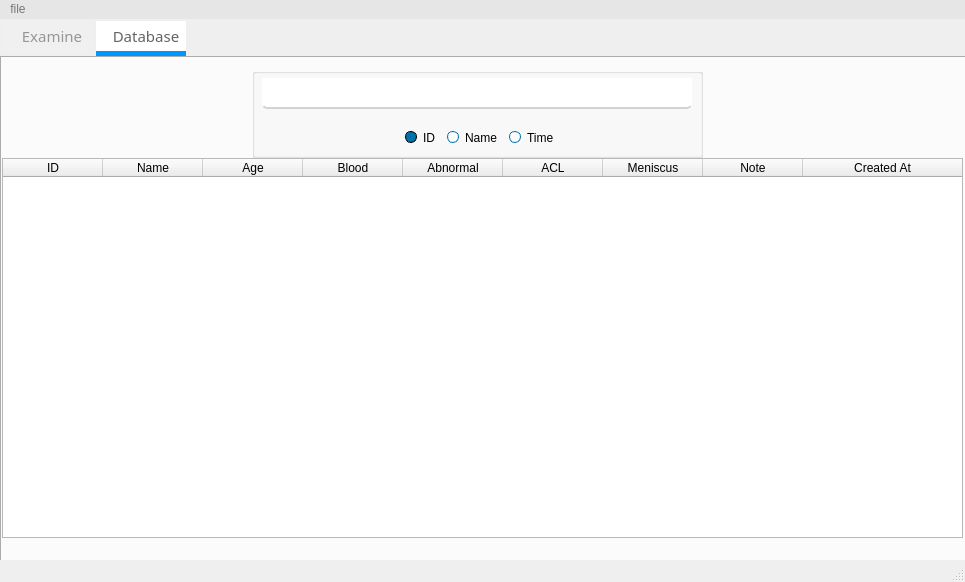
<?xml version="1.0" encoding="UTF-8"?>
<ui version="4.0">
 <class>MainWindow</class>
 <widget class="QMainWindow" name="MainWindow">
  <property name="geometry">
   <rect>
    <x>0</x>
    <y>0</y>
    <width>965</width>
    <height>582</height>
   </rect>
  </property>
  <property name="sizePolicy">
   <sizepolicy hsizetype="Minimum" vsizetype="Minimum">
    <horstretch>0</horstretch>
    <verstretch>0</verstretch>
   </sizepolicy>
  </property>
  <property name="windowTitle">
   <string>I MRI-Scan</string>
  </property>
  <property name="windowIcon">
   <iconset>
    <normaloff>../resources/icons8-neuroscience-experiment-50.png</normaloff>../resources/icons8-neuroscience-experiment-50.png</iconset>
  </property>
  <property name="styleSheet">
   <string notr="true">QPushButton
{
border: 0px solid lightgrey;
color:white;
}
QPushButton:hover
{
border: 1px solid rgb(0, 120, 210);
}

QPushButton:pressed
{
border: 1px solid lightgrey;
color:white;
background:rgb(0, 53, 100);
}

QPlainTextEdit
{
color:rgb(20,20,20);
background-color:white;
border: solid lightgrey;
border-width: 0 0 2px 0;
border-bottom-left-radius: 5;
border-bottom-right-radius: 5;
}

QSpinBox {
background-color:rgb(255, 255, 255);
padding: 1px 0px 1px 3px;
border: 1px solid rgb(0,115,170);
border-bottom-left-radius: 5;
border-bottom-right-radius: 5;
border-top-left-radius: 5;
border-top-right-radius: 5;
 }
QSpinBox::down-button{
border: 0px;
}
QSpinBox::up-button{
border: 0px;
}

QComboBox
{

background-color:rgb(255, 255, 255);
padding: 1px 0px 1px 3px;
border: 1px solid rgb(0,115,170);
border-bottom-left-radius: 5;
border-bottom-right-radius: 5;
border-top-left-radius: 5;
border-top-right-radius: 5;
}

QComboBox:hover
{
color:rgb(0,115,170);
background-color: white;
}

QComboBox:selected
{
selection-background-color: rgb(255, 255, 255);
}

QComboBox::drop-down {border-width: 0px;}

QTextEdit{
border-bottom-left-radius: 5;
border-bottom-right-radius: 5;
border-top-left-radius: 5;
border-top-right-radius: 5;
}


QRadioButton::indicator::unchecked
{
 border: 1px solid rgb(0,115,170);
 border-radius: 6px;
 background-color: white; 
width: 10px; 
height: 10px;
 margin-left: 5px;}

QRadioButton::indicator::checked
{
 border: 1px solid black;
 border-radius: 6px;
 background-color: rgb(0,115,170);
 width: 10px;
height: 10px; 
margin-left: 5px;}

QTabBar::tab {
color:rgb(150,150,150);
background:rgb(240,240,240);
height:30;
width:80;
border: rgb(240,240,240);
border-width: 0 0 2px 0;
padding-left:10;
margin:2px;
}

QTabBar::tab:selected {
background:white;
color:rgb(100,100,100);
border: solid rgb(0,150,255);
border-width: 0 0 5px 0;
}
QTableWidget QTableCornerButton::section {
background-color: rgb(255, 255, 255);
}

QTabBar::tab:hover{
border: 1px solid #00aaff;
border-width: 1px 1px 2px 1px;
}

QMenuBar
{
color:rgb(120,120,120);
background:rgb(230,230,230);
}
QMenuBar::item:selected
{
color:rgb(100,100,100);
background:rgb(200,200,200);
}

QMenu
{
color:rgb(90,90,90);
background:rgb(230,230,230);
padding: 3;
}
QMenu::item:selected
{
color:rgb(90,90,90);
background:rgb(200,200,200);
}
QMenu::separator {
background:rgb(200,200,200);
height:1px;
}
</string>
  </property>
  <widget class="QWidget" name="centralwidget">
   <widget class="QTabWidget" name="tabWidget">
    <property name="enabled">
     <bool>true</bool>
    </property>
    <property name="geometry">
     <rect>
      <x>0</x>
      <y>0</y>
      <width>980</width>
      <height>550</height>
     </rect>
    </property>
    <property name="font">
     <font>
      <family>Mongolian Baiti</family>
      <pointsize>11</pointsize>
     </font>
    </property>
    <property name="styleSheet">
     <string notr="true"/>
    </property>
    <property name="currentIndex">
     <number>1</number>
    </property>
    <widget class="QWidget" name="home_tab">
     <attribute name="title">
      <string>Examine</string>
     </attribute>
     <widget class="QWidget" name="verticalLayoutWidget">
      <property name="geometry">
       <rect>
        <x>240</x>
        <y>20</y>
        <width>501</width>
        <height>461</height>
       </rect>
      </property>
      <property name="font">
       <font>
        <family>Mongolian Baiti</family>
        <pointsize>11</pointsize>
       </font>
      </property>
      <layout class="QVBoxLayout" name="verticalLayout">
       <item>
        <layout class="QHBoxLayout" name="horizontalLayout">
         <item>
          <widget class="QLabel" name="lbl_name">
           <property name="minimumSize">
            <size>
             <width>100</width>
             <height>0</height>
            </size>
           </property>
           <property name="maximumSize">
            <size>
             <width>16777215</width>
             <height>30</height>
            </size>
           </property>
           <property name="font">
            <font>
             <family>Mongolian Baiti</family>
             <pointsize>11</pointsize>
            </font>
           </property>
           <property name="text">
            <string>Name</string>
           </property>
          </widget>
         </item>
         <item>
          <widget class="QLabel" name="label">
           <property name="maximumSize">
            <size>
             <width>40</width>
             <height>30</height>
            </size>
           </property>
           <property name="font">
            <font>
             <family>Mongolian Baiti</family>
             <pointsize>11</pointsize>
            </font>
           </property>
           <property name="text">
            <string>:</string>
           </property>
          </widget>
         </item>
         <item>
          <widget class="QPlainTextEdit" name="txt_name">
           <property name="maximumSize">
            <size>
             <width>16777215</width>
             <height>30</height>
            </size>
           </property>
           <property name="font">
            <font>
             <family>Mongolian Baiti</family>
             <pointsize>11</pointsize>
            </font>
           </property>
           <property name="styleSheet">
            <string notr="true"/>
           </property>
          </widget>
         </item>
        </layout>
       </item>
       <item>
        <layout class="QHBoxLayout" name="horizontalLayout_3">
         <item>
          <widget class="QLabel" name="lbl_age">
           <property name="minimumSize">
            <size>
             <width>100</width>
             <height>0</height>
            </size>
           </property>
           <property name="maximumSize">
            <size>
             <width>80</width>
             <height>16777215</height>
            </size>
           </property>
           <property name="font">
            <font>
             <family>Mongolian Baiti</family>
             <pointsize>11</pointsize>
            </font>
           </property>
           <property name="text">
            <string>Age</string>
           </property>
          </widget>
         </item>
         <item>
          <widget class="QLabel" name="label_2">
           <property name="font">
            <font>
             <family>Mongolian Baiti</family>
             <pointsize>11</pointsize>
            </font>
           </property>
           <property name="text">
            <string>:</string>
           </property>
          </widget>
         </item>
         <item>
          <widget class="QSpinBox" name="spin_age">
           <property name="minimumSize">
            <size>
             <width>180</width>
             <height>25</height>
            </size>
           </property>
           <property name="font">
            <font>
             <family>Mongolian Baiti</family>
             <pointsize>11</pointsize>
            </font>
           </property>
           <property name="styleSheet">
            <string notr="true"/>
           </property>
           <property name="wrapping">
            <bool>false</bool>
           </property>
           <property name="minimum">
            <number>0</number>
           </property>
           <property name="value">
            <number>0</number>
           </property>
           <property name="displayIntegerBase">
            <number>10</number>
           </property>
          </widget>
         </item>
         <item>
          <spacer name="horizontalSpacer_7">
           <property name="font">
            <font>
             <family>Mongolian Baiti</family>
             <pointsize>11</pointsize>
            </font>
           </property>
           <property name="orientation">
            <enum>Qt::Horizontal</enum>
           </property>
           <property name="sizeHint" stdset="0">
            <size>
             <width>40</width>
             <height>20</height>
            </size>
           </property>
          </spacer>
         </item>
        </layout>
       </item>
       <item>
        <layout class="QHBoxLayout" name="horizontalLayout_2">
         <item>
          <widget class="QLabel" name="lbl_blood">
           <property name="minimumSize">
            <size>
             <width>100</width>
             <height>0</height>
            </size>
           </property>
           <property name="maximumSize">
            <size>
             <width>80</width>
             <height>16777215</height>
            </size>
           </property>
           <property name="font">
            <font>
             <family>Mongolian Baiti</family>
             <pointsize>11</pointsize>
            </font>
           </property>
           <property name="text">
            <string>blood type</string>
           </property>
          </widget>
         </item>
         <item>
          <widget class="QLabel" name="label_3">
           <property name="font">
            <font>
             <family>Mongolian Baiti</family>
             <pointsize>11</pointsize>
            </font>
           </property>
           <property name="text">
            <string>:</string>
           </property>
          </widget>
         </item>
         <item>
          <widget class="QComboBox" name="combo_blood">
           <property name="minimumSize">
            <size>
             <width>180</width>
             <height>25</height>
            </size>
           </property>
           <property name="font">
            <font>
             <family>Mongolian Baiti</family>
             <pointsize>11</pointsize>
            </font>
           </property>
           <property name="styleSheet">
            <string notr="true"/>
           </property>
           <item>
            <property name="text">
             <string>None</string>
            </property>
           </item>
           <item>
            <property name="text">
             <string>A+</string>
            </property>
           </item>
           <item>
            <property name="text">
             <string>A-</string>
            </property>
           </item>
           <item>
            <property name="text">
             <string>B+</string>
            </property>
           </item>
           <item>
            <property name="text">
             <string>B-</string>
            </property>
           </item>
           <item>
            <property name="text">
             <string>AB+</string>
            </property>
           </item>
           <item>
            <property name="text">
             <string>AB-</string>
            </property>
           </item>
           <item>
            <property name="text">
             <string>O+</string>
            </property>
           </item>
           <item>
            <property name="text">
             <string>O-</string>
            </property>
           </item>
          </widget>
         </item>
         <item>
          <spacer name="horizontalSpacer_5">
           <property name="font">
            <font>
             <family>Mongolian Baiti</family>
             <pointsize>11</pointsize>
            </font>
           </property>
           <property name="orientation">
            <enum>Qt::Horizontal</enum>
           </property>
           <property name="sizeHint" stdset="0">
            <size>
             <width>40</width>
             <height>20</height>
            </size>
           </property>
          </spacer>
         </item>
        </layout>
       </item>
       <item>
        <layout class="QHBoxLayout" name="horizontalLayout_4">
         <item>
          <widget class="QLabel" name="lbl_name_2">
           <property name="minimumSize">
            <size>
             <width>100</width>
             <height>0</height>
            </size>
           </property>
           <property name="font">
            <font>
             <family>Mongolian Baiti</family>
             <pointsize>11</pointsize>
            </font>
           </property>
           <property name="text">
            <string>Axial Images</string>
           </property>
          </widget>
         </item>
         <item>
          <widget class="QLabel" name="label_4">
           <property name="font">
            <font>
             <family>Mongolian Baiti</family>
             <pointsize>11</pointsize>
            </font>
           </property>
           <property name="text">
            <string>:</string>
           </property>
          </widget>
         </item>
         <item>
          <spacer name="horizontalSpacer">
           <property name="font">
            <font>
             <family>Mongolian Baiti</family>
             <pointsize>11</pointsize>
            </font>
           </property>
           <property name="orientation">
            <enum>Qt::Horizontal</enum>
           </property>
           <property name="sizeHint" stdset="0">
            <size>
             <width>40</width>
             <height>20</height>
            </size>
           </property>
          </spacer>
         </item>
         <item>
          <widget class="QLabel" name="lbl_axial_counter">
           <property name="font">
            <font>
             <family>Mongolian Baiti</family>
             <pointsize>11</pointsize>
            </font>
           </property>
           <property name="text">
            <string>0 image selected!</string>
           </property>
          </widget>
         </item>
         <item>
          <spacer name="horizontalSpacer_10">
           <property name="orientation">
            <enum>Qt::Horizontal</enum>
           </property>
           <property name="sizeHint" stdset="0">
            <size>
             <width>40</width>
             <height>20</height>
            </size>
           </property>
          </spacer>
         </item>
         <item>
          <widget class="QPushButton" name="btn_axial">
           <property name="minimumSize">
            <size>
             <width>0</width>
             <height>0</height>
            </size>
           </property>
           <property name="maximumSize">
            <size>
             <width>40</width>
             <height>16777215</height>
            </size>
           </property>
           <property name="font">
            <font>
             <family>Mongolian Baiti</family>
             <pointsize>11</pointsize>
            </font>
           </property>
           <property name="styleSheet">
            <string notr="true"/>
           </property>
           <property name="text">
            <string/>
           </property>
           <property name="icon">
            <iconset>
             <normaloff>../resources/icons8-upload-64.png</normaloff>../resources/icons8-upload-64.png</iconset>
           </property>
           <property name="iconSize">
            <size>
             <width>35</width>
             <height>25</height>
            </size>
           </property>
          </widget>
         </item>
        </layout>
       </item>
       <item>
        <layout class="QHBoxLayout" name="horizontalLayout_7">
         <item>
          <widget class="QLabel" name="lbl_name_4">
           <property name="minimumSize">
            <size>
             <width>100</width>
             <height>0</height>
            </size>
           </property>
           <property name="font">
            <font>
             <family>Mongolian Baiti</family>
             <pointsize>11</pointsize>
            </font>
           </property>
           <property name="text">
            <string>Sagittal Images</string>
           </property>
          </widget>
         </item>
         <item>
          <widget class="QLabel" name="lsfkjlsdhf">
           <property name="font">
            <font>
             <family>Mongolian Baiti</family>
             <pointsize>11</pointsize>
            </font>
           </property>
           <property name="text">
            <string>:</string>
           </property>
          </widget>
         </item>
         <item>
          <spacer name="horizontalSpacer_3">
           <property name="font">
            <font>
             <family>Mongolian Baiti</family>
             <pointsize>11</pointsize>
            </font>
           </property>
           <property name="orientation">
            <enum>Qt::Horizontal</enum>
           </property>
           <property name="sizeHint" stdset="0">
            <size>
             <width>40</width>
             <height>20</height>
            </size>
           </property>
          </spacer>
         </item>
         <item>
          <widget class="QLabel" name="lbl_sagittal_counter">
           <property name="font">
            <font>
             <family>Mongolian Baiti</family>
             <pointsize>11</pointsize>
            </font>
           </property>
           <property name="text">
            <string>0 image selected!</string>
           </property>
          </widget>
         </item>
         <item>
          <spacer name="horizontalSpacer_11">
           <property name="orientation">
            <enum>Qt::Horizontal</enum>
           </property>
           <property name="sizeHint" stdset="0">
            <size>
             <width>40</width>
             <height>20</height>
            </size>
           </property>
          </spacer>
         </item>
         <item>
          <widget class="QPushButton" name="btn_sagittal">
           <property name="minimumSize">
            <size>
             <width>0</width>
             <height>0</height>
            </size>
           </property>
           <property name="maximumSize">
            <size>
             <width>40</width>
             <height>16777215</height>
            </size>
           </property>
           <property name="font">
            <font>
             <family>Mongolian Baiti</family>
             <pointsize>11</pointsize>
            </font>
           </property>
           <property name="styleSheet">
            <string notr="true"/>
           </property>
           <property name="text">
            <string/>
           </property>
           <property name="icon">
            <iconset>
             <normaloff>../resources/icons8-upload-64.png</normaloff>../resources/icons8-upload-64.png</iconset>
           </property>
           <property name="iconSize">
            <size>
             <width>35</width>
             <height>25</height>
            </size>
           </property>
          </widget>
         </item>
        </layout>
       </item>
       <item>
        <layout class="QHBoxLayout" name="horizontalLayout_5">
         <item>
          <widget class="QLabel" name="lbl_name_3">
           <property name="minimumSize">
            <size>
             <width>90</width>
             <height>0</height>
            </size>
           </property>
           <property name="font">
            <font>
             <family>Mongolian Baiti</family>
             <pointsize>11</pointsize>
            </font>
           </property>
           <property name="text">
            <string>Coronal Images</string>
           </property>
          </widget>
         </item>
         <item>
          <widget class="QLabel" name="label_5">
           <property name="font">
            <font>
             <family>Mongolian Baiti</family>
             <pointsize>11</pointsize>
            </font>
           </property>
           <property name="text">
            <string>:</string>
           </property>
          </widget>
         </item>
         <item>
          <spacer name="horizontalSpacer_2">
           <property name="font">
            <font>
             <family>Mongolian Baiti</family>
             <pointsize>11</pointsize>
            </font>
           </property>
           <property name="orientation">
            <enum>Qt::Horizontal</enum>
           </property>
           <property name="sizeHint" stdset="0">
            <size>
             <width>40</width>
             <height>20</height>
            </size>
           </property>
          </spacer>
         </item>
         <item>
          <widget class="QLabel" name="lbl_coronal_counter">
           <property name="font">
            <font>
             <family>Mongolian Baiti</family>
             <pointsize>11</pointsize>
            </font>
           </property>
           <property name="text">
            <string>0 image selected!</string>
           </property>
          </widget>
         </item>
         <item>
          <spacer name="horizontalSpacer_12">
           <property name="orientation">
            <enum>Qt::Horizontal</enum>
           </property>
           <property name="sizeHint" stdset="0">
            <size>
             <width>40</width>
             <height>20</height>
            </size>
           </property>
          </spacer>
         </item>
         <item>
          <widget class="QPushButton" name="btn_coronal">
           <property name="minimumSize">
            <size>
             <width>0</width>
             <height>0</height>
            </size>
           </property>
           <property name="maximumSize">
            <size>
             <width>40</width>
             <height>16777215</height>
            </size>
           </property>
           <property name="font">
            <font>
             <family>Mongolian Baiti</family>
             <pointsize>11</pointsize>
            </font>
           </property>
           <property name="styleSheet">
            <string notr="true"/>
           </property>
           <property name="text">
            <string/>
           </property>
           <property name="icon">
            <iconset>
             <normaloff>../resources/icons8-upload-64.png</normaloff>../resources/icons8-upload-64.png</iconset>
           </property>
           <property name="iconSize">
            <size>
             <width>35</width>
             <height>25</height>
            </size>
           </property>
          </widget>
         </item>
        </layout>
       </item>
       <item>
        <layout class="QHBoxLayout" name="horizontalLayout_9" stretch="0,0,0">
         <item>
          <widget class="QLabel" name="lbl_note">
           <property name="minimumSize">
            <size>
             <width>100</width>
             <height>0</height>
            </size>
           </property>
           <property name="font">
            <font>
             <family>Mongolian Baiti</family>
             <pointsize>11</pointsize>
            </font>
           </property>
           <property name="text">
            <string>Note</string>
           </property>
          </widget>
         </item>
         <item>
          <widget class="QLabel" name="label_7">
           <property name="font">
            <font>
             <family>Mongolian Baiti</family>
             <pointsize>11</pointsize>
            </font>
           </property>
           <property name="text">
            <string>:</string>
           </property>
          </widget>
         </item>
         <item>
          <widget class="QPlainTextEdit" name="txt_note">
           <property name="maximumSize">
            <size>
             <width>16777215</width>
             <height>80</height>
            </size>
           </property>
           <property name="font">
            <font>
             <family>Mongolian Baiti</family>
             <pointsize>11</pointsize>
            </font>
           </property>
           <property name="styleSheet">
            <string notr="true"/>
           </property>
          </widget>
         </item>
        </layout>
       </item>
       <item>
        <layout class="QHBoxLayout" name="horizontalLayout_6">
         <item>
          <spacer name="horizontalSpacer_4">
           <property name="font">
            <font>
             <family>Mongolian Baiti</family>
             <pointsize>11</pointsize>
            </font>
           </property>
           <property name="orientation">
            <enum>Qt::Horizontal</enum>
           </property>
           <property name="sizeHint" stdset="0">
            <size>
             <width>40</width>
             <height>20</height>
            </size>
           </property>
          </spacer>
         </item>
         <item>
          <widget class="QPushButton" name="btn_examine">
           <property name="font">
            <font>
             <family>Mongolian Baiti</family>
             <pointsize>11</pointsize>
            </font>
           </property>
           <property name="styleSheet">
            <string notr="true"/>
           </property>
           <property name="text">
            <string/>
           </property>
           <property name="icon">
            <iconset>
             <normaloff>../resources/icons8-neuroscience-experiment-50.png</normaloff>../resources/icons8-neuroscience-experiment-50.png</iconset>
           </property>
           <property name="iconSize">
            <size>
             <width>40</width>
             <height>40</height>
            </size>
           </property>
          </widget>
         </item>
         <item>
          <spacer name="horizontalSpacer_6">
           <property name="font">
            <font>
             <family>Mongolian Baiti</family>
             <pointsize>11</pointsize>
            </font>
           </property>
           <property name="orientation">
            <enum>Qt::Horizontal</enum>
           </property>
           <property name="sizeHint" stdset="0">
            <size>
             <width>40</width>
             <height>20</height>
            </size>
           </property>
          </spacer>
         </item>
        </layout>
       </item>
       <item>
        <widget class="QTextEdit" name="txt_report">
         <property name="enabled">
          <bool>false</bool>
         </property>
         <property name="font">
          <font>
           <family>Mongolian Baiti</family>
           <pointsize>11</pointsize>
          </font>
         </property>
        </widget>
       </item>
      </layout>
     </widget>
    </widget>
    <widget class="QWidget" name="database_tab">
     <attribute name="title">
      <string>Database</string>
     </attribute>
     <widget class="QTableWidget" name="tableWidget">
      <property name="enabled">
       <bool>true</bool>
      </property>
      <property name="geometry">
       <rect>
        <x>0</x>
        <y>100</y>
        <width>961</width>
        <height>380</height>
       </rect>
      </property>
      <property name="styleSheet">
       <string notr="true"/>
      </property>
      <attribute name="horizontalHeaderCascadingSectionResizes">
       <bool>true</bool>
      </attribute>
      <attribute name="horizontalHeaderStretchLastSection">
       <bool>true</bool>
      </attribute>
      <attribute name="verticalHeaderVisible">
       <bool>false</bool>
      </attribute>
      <attribute name="verticalHeaderCascadingSectionResizes">
       <bool>false</bool>
      </attribute>
      <attribute name="verticalHeaderDefaultSectionSize">
       <number>10</number>
      </attribute>
      <attribute name="verticalHeaderMinimumSectionSize">
       <number>10</number>
      </attribute>
      <attribute name="verticalHeaderStretchLastSection">
       <bool>false</bool>
      </attribute>
      <column>
       <property name="text">
        <string>ID</string>
       </property>
       <property name="textAlignment">
        <set>AlignCenter</set>
       </property>
      </column>
      <column>
       <property name="text">
        <string>Name</string>
       </property>
       <property name="textAlignment">
        <set>AlignCenter</set>
       </property>
      </column>
      <column>
       <property name="text">
        <string>Age</string>
       </property>
       <property name="textAlignment">
        <set>AlignCenter</set>
       </property>
      </column>
      <column>
       <property name="text">
        <string>Blood</string>
       </property>
       <property name="textAlignment">
        <set>AlignCenter</set>
       </property>
      </column>
      <column>
       <property name="text">
        <string>Abnormal</string>
       </property>
       <property name="textAlignment">
        <set>AlignCenter</set>
       </property>
      </column>
      <column>
       <property name="text">
        <string>ACL</string>
       </property>
       <property name="textAlignment">
        <set>AlignCenter</set>
       </property>
      </column>
      <column>
       <property name="text">
        <string>Meniscus</string>
       </property>
       <property name="textAlignment">
        <set>AlignCenter</set>
       </property>
      </column>
      <column>
       <property name="text">
        <string>Note</string>
       </property>
       <property name="textAlignment">
        <set>AlignCenter</set>
       </property>
      </column>
      <column>
       <property name="text">
        <string>Created At</string>
       </property>
       <property name="textAlignment">
        <set>AlignCenter</set>
       </property>
      </column>
     </widget>
     <widget class="QGroupBox" name="groupBox">
      <property name="geometry">
       <rect>
        <x>250</x>
        <y>10</y>
        <width>451</width>
        <height>90</height>
       </rect>
      </property>
      <property name="title">
       <string/>
      </property>
      <widget class="QWidget" name="horizontalLayoutWidget_3">
       <property name="geometry">
        <rect>
         <x>10</x>
         <y>50</y>
         <width>430</width>
         <height>40</height>
        </rect>
       </property>
       <layout class="QHBoxLayout" name="horizontalLayout_10">
        <item>
         <spacer name="horizontalSpacer_8">
          <property name="orientation">
           <enum>Qt::Horizontal</enum>
          </property>
          <property name="sizeHint" stdset="0">
           <size>
            <width>40</width>
            <height>20</height>
           </size>
          </property>
         </spacer>
        </item>
        <item>
         <widget class="QRadioButton" name="radio_id">
          <property name="text">
           <string>ID</string>
          </property>
          <property name="checked">
           <bool>true</bool>
          </property>
         </widget>
        </item>
        <item>
         <widget class="QRadioButton" name="radio_name">
          <property name="styleSheet">
           <string notr="true"/>
          </property>
          <property name="text">
           <string>Name</string>
          </property>
         </widget>
        </item>
        <item>
         <widget class="QRadioButton" name="radio_time">
          <property name="text">
           <string>Time</string>
          </property>
         </widget>
        </item>
        <item>
         <spacer name="horizontalSpacer_9">
          <property name="orientation">
           <enum>Qt::Horizontal</enum>
          </property>
          <property name="sizeHint" stdset="0">
           <size>
            <width>40</width>
            <height>20</height>
           </size>
          </property>
         </spacer>
        </item>
       </layout>
      </widget>
      <widget class="QPlainTextEdit" name="txt_search">
       <property name="geometry">
        <rect>
         <x>10</x>
         <y>10</y>
         <width>430</width>
         <height>31</height>
        </rect>
       </property>
      </widget>
     </widget>
     <widget class="QLabel" name="label_6">
      <property name="geometry">
       <rect>
        <x>662</x>
        <y>25</y>
        <width>21</width>
        <height>20</height>
       </rect>
      </property>
      <property name="text">
       <string/>
      </property>
      <property name="pixmap">
       <pixmap>../resources/icons8-search-24.png</pixmap>
      </property>
     </widget>
    </widget>
   </widget>
   <widget class="QLabel" name="lbl_state">
    <property name="geometry">
     <rect>
      <x>10</x>
      <y>522</y>
      <width>751</width>
      <height>20</height>
     </rect>
    </property>
    <property name="font">
     <font>
      <family>Mongolian Baiti</family>
      <pointsize>11</pointsize>
     </font>
    </property>
    <property name="text">
     <string/>
    </property>
   </widget>
  </widget>
  <widget class="QMenuBar" name="menubar">
   <property name="geometry">
    <rect>
     <x>0</x>
     <y>0</y>
     <width>965</width>
     <height>21</height>
    </rect>
   </property>
   <widget class="QMenu" name="menufile">
    <property name="font">
     <font>
      <pointsize>11</pointsize>
     </font>
    </property>
    <property name="title">
     <string>file</string>
    </property>
    <addaction name="menu_excel_file"/>
   </widget>
   <addaction name="menufile"/>
  </widget>
  <widget class="QStatusBar" name="statusbar"/>
  <action name="menu_excel_file">
   <property name="text">
    <string>extract excel file</string>
   </property>
   <property name="font">
    <font>
     <pointsize>10</pointsize>
    </font>
   </property>
  </action>
 </widget>
 <resources/>
 <connections/>
</ui>
